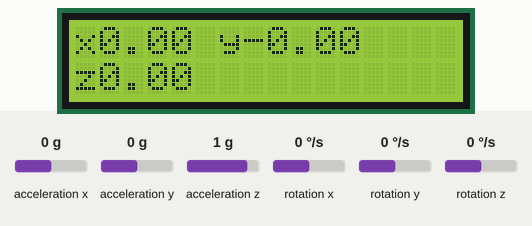
A sketch run on a simulated Arduino Uno, built with avr-gcc and run on an emulated ATmega328P. Shown: 16×2 character LCD. Inputs (shaded band) come from the test bench; at power-on: rotation z 0 °/s, acceleration x 0 g, acceleration y 0 g, acceleration z 1 g, rotation x 0 °/s, rotation y 0 °/s. What the sketch prints to the serial monitor is not drawn.

Above: at 4.2 s.
4.3 s: rotation z set to -192 °/s
At 6.2 s:
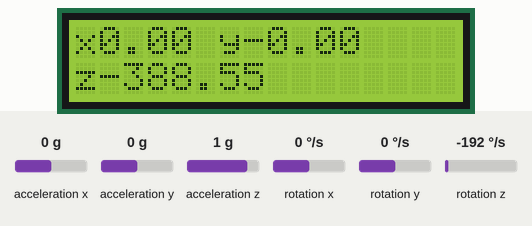
8.6 s: acceleration x set to -1.4 g
At 10.0 s:
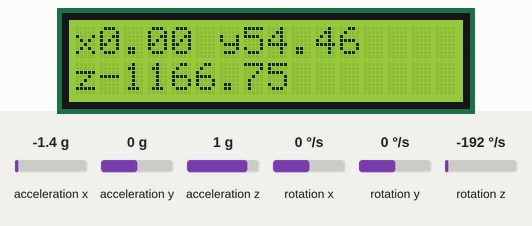
12.6 s: acceleration y set to -1.4 g
At 14.0 s:
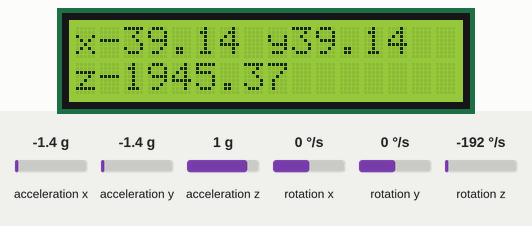
16.7 s: acceleration z set to -1.4 g
At 18.0 s:
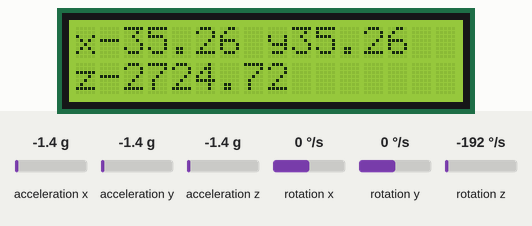
20.8 s: acceleration x set to -0.8 g
At 22.0 s:
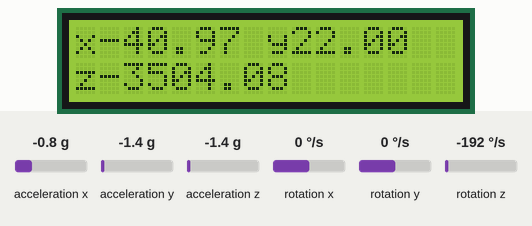
Timing chart, 0 to 23.8 s (numbered marks = the images above; inputs shaded):
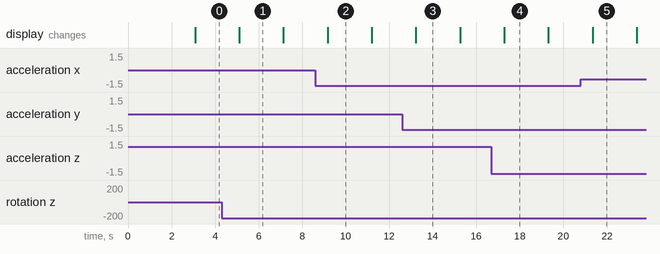

The sketch:

GiroscopioI2C.ino
```cpp
#include <MPU6050_tockn.h>
#include <Wire.h>
#include <LiquidCrystal_I2C.h>

MPU6050 mpu6050(Wire);

#define endereco 0x27
#define colunas 16
#define linhas 2

//iniciando objetos
LiquidCrystal_I2C lcd(endereco, colunas, linhas);

void setup()
{
  //verifica endereço de memória da placa LED
  //nosso modelo é baseado no PCF8574

   Serial.begin(9600);
      //while(!Serial);
      //Serial.println("iniciando comunicação I2C");
      //Wire.begin();
      //Serial.println("fim Setup");

  //inicia a comunicação com o display
  lcd.init();
  //liga a iluminação do display
  lcd.backlight();
  //limpar o display
  lcd.clear();

  Wire.begin();
  mpu6050.begin();
  mpu6050.calcGyroOffsets(true);
}

void loop() {
  lcd.clear();
  mpu6050.update();
  String l1="";
  String l2="";
  Serial.print("angleX : ");
  Serial.print(mpu6050.getAngleX());
  l1 = l1+"x"+mpu6050.getAngleX();
  Serial.print("\tangleY : ");
  Serial.print(mpu6050.getAngleY());
  l1 = l1+" y"+mpu6050.getAngleY();
  lcd.print(l1);
  lcd.setCursor(0,1);
  Serial.print("\tangleZ : ");
  Serial.println(mpu6050.getAngleZ());
  l2 = l2+"z"+mpu6050.getAngleZ();
  lcd.print(l2);
  delay(2000);
}
```

Measured:
- after the input at 4.3 s, the display: changes after 0.82 s (image 1)
- what the display in image 1 shows lasts 2.0 s, from 5.1 s to 7.1 s
